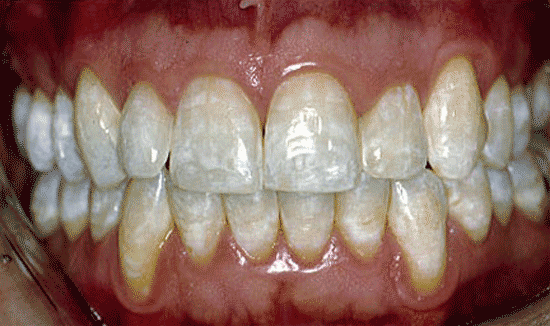
#> input picture 1.png, 550 x 326 px, found by its file name
$ jupyter execute cluster2.ipynb
#> lines starting #> are read from the running program, lines starting #| are printed output that depends on the picture
[cell 1]
import cv2
import numpy as np
import matplotlib.pyplot as plt
from sklearn.cluster import KMeans
import tqdm

[cell 2]
file_path = "1.png"
img = cv2.imread(file_path)
#> img is the input picture: shape (326, 550, 3); mean B, G, R 98, 107.5, 140.1
img = cv2.cvtColor(img, cv2.COLOR_BGR2RGB)

[cell 3]
print(img.shape)
#| (326, 550, 3)
width = img.shape[1]
#> width = 550
height = img.shape[0]
#> height = 326
channels = img.shape[2]
#> channels = 3

[cell 4]
img_arr = img.reshape([width * height, channels])

[cell 5]
print(img.shape, img_arr.shape)
#| (326, 550, 3) (179300, 3)

[cell 6]
n_clusters = list(range(2, 30 + 1, 1))
kmeans = []
inertias = []

[cell 7]
for i in tqdm.trange(len(n_clusters)):
    kmeans.append(KMeans(n_clusters = n_clusters[i],random_state = 42))
    kmeans[-1].fit(img_arr)
    inertias.append(kmeans[-1].inertia_)
#> after the loop, inertias = 29 values, max 541396485 at index 0, min 14797612 at index 28, mean 77628765.8; kmeans = 29 items

[cell 8]
plt.figure(figsize = [20, 5])
plt.subplot(1, 2, 1)
plt.plot(n_clusters, inertias, "-o")
plt.xlabel("$k$", fontsize = 14)
plt.ylabel("Inertia", fontsize = 14)
plt.grid(True)
plt.subplot(1, 2, 2)
plt.plot(n_clusters[:-1], np.diff(inertias), "-o")
plt.xlabel("$k$", fontsize = 14)
plt.ylabel("Change in inertia", fontsize = 14)
plt.grid(True)
plt.show()
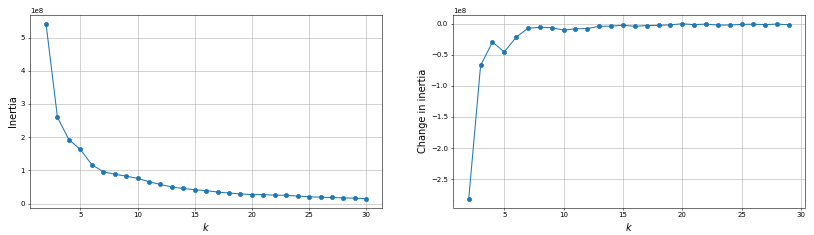
#> figure drawn by matplotlib, 2 panels; panel 1: curve peaks at x = 2, y = 541396485; panel 2: curve peaks at x = 20, y = -100223.5

[cell 9]
# Use 6 clusters in the K-means.
kmeans = KMeans(n_clusters = 7, random_state = 42)
kmeans.fit(img_arr)

[cell 10]
img_arr_kmeans = kmeans.cluster_centers_[kmeans.predict(img_arr)]
img_arr_kmeans = img_arr_kmeans.astype("uint8")

[cell 11]
print(img_arr_kmeans.shape)
#| (179300, 3)

[cell 12]
img_kmeans = img_arr_kmeans.reshape([height, width, channels])
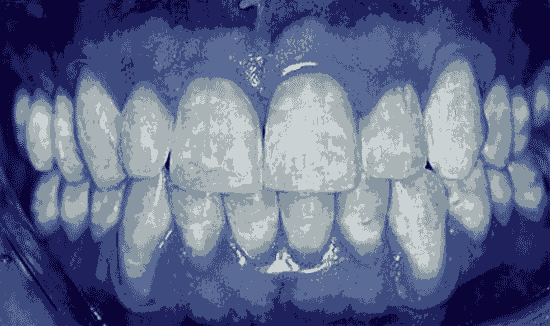
#> img_kmeans: shape (326, 550, 3); mean of channels 0, 1, 2 139.6, 107, 97.5; drawn as B, G, R

$ run again, with 2.png copied over 1.png
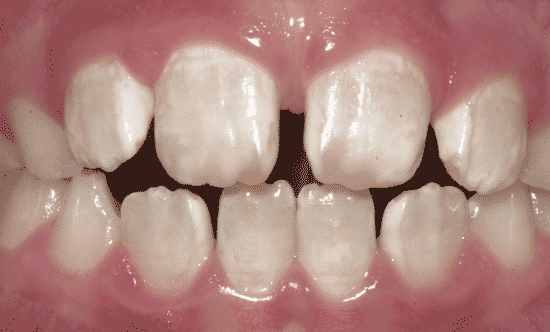
#> input picture 2.png, 550 x 332 px, found by its file name
#> img is the input picture: shape (332, 550, 3); mean B, G, R 128.4, 135.4, 175.9
#| (332, 550, 3)
#| (332, 550, 3) (182600, 3)
#> after the loop `for i in tqdm.trange(len(n_clusters)):`: inertias = 29 values, max 346504024.5 at index 0, min 232382 at index 28, mean 34227157.9; kmeans = 29 items
#> `plt.show()`:
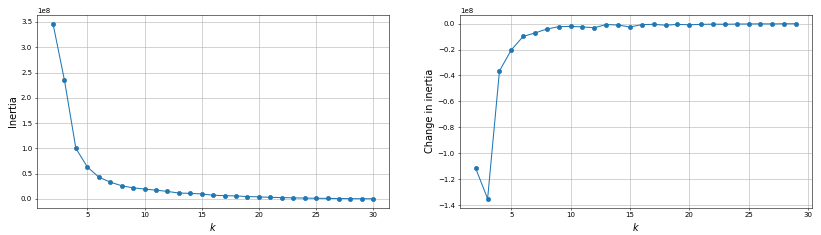
#> figure drawn by matplotlib, 2 panels; panel 1: curve peaks at x = 2, y = 346504024.5; panel 2: curve peaks at x = 29, y = -107913.7
#| (182600, 3)
#> `img_kmeans = img_arr_kmeans.reshape([height, width, channels])`:
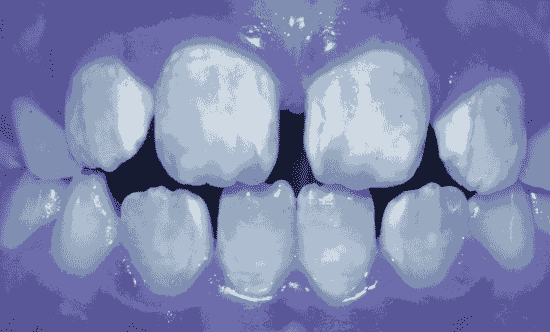
#> img_kmeans: shape (332, 550, 3); mean of channels 0, 1, 2 175.5, 135, 127.7; drawn as B, G, R

$ run again, with 3.png copied over 1.png
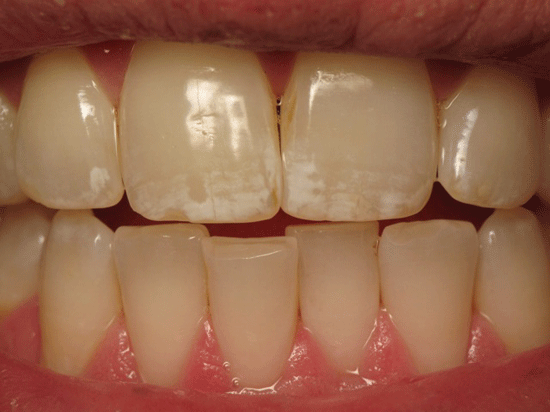
#> input picture 3.png, 550 x 412 px, found by its file name
#> img is the input picture: shape (412, 550, 3); mean B, G, R 76.5, 101.5, 150.3
#| (412, 550, 3)
#| (412, 550, 3) (226600, 3)
#> after the loop `for i in tqdm.trange(len(n_clusters)):`: inertias = 29 values, max 300332496.1 at index 0, min 14239637.2 at index 28, mean 51187224.5; kmeans = 29 items
#> `plt.show()`:
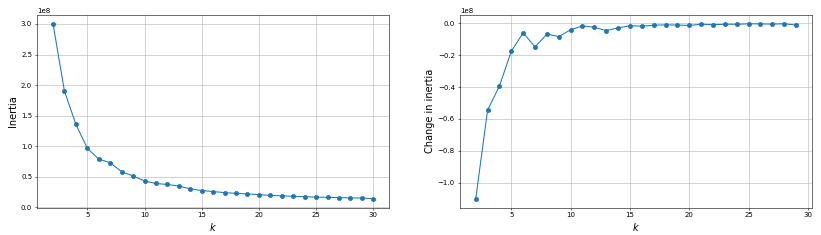
#> figure drawn by matplotlib, 2 panels; panel 1: curve peaks at x = 2, y = 300332496.1; panel 2: curve peaks at x = 28, y = -288043.9
#| (226600, 3)
#> `img_kmeans = img_arr_kmeans.reshape([height, width, channels])`:
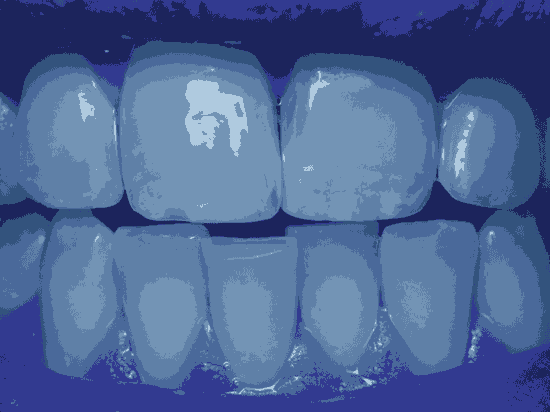
#> img_kmeans: shape (412, 550, 3); mean of channels 0, 1, 2 149.9, 101, 76.1; drawn as B, G, R

$ run again, with 4.png copied over 1.png
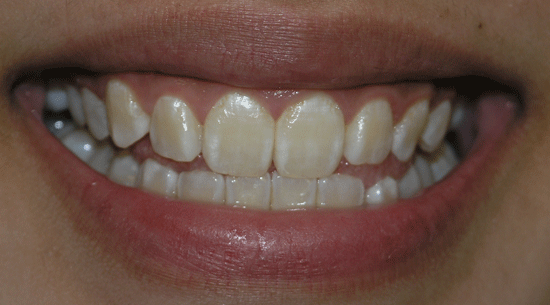
#> input picture 4.png, 550 x 305 px, found by its file name
#> img is the input picture: shape (305, 550, 3); mean B, G, R 69, 79.5, 106.5
#| (305, 550, 3)
#| (305, 550, 3) (167750, 3)
#> after the loop `for i in tqdm.trange(len(n_clusters)):`: inertias = 29 values, max 191533573.8 at index 0, min 9765517.4 at index 28, mean 30355330.5; kmeans = 29 items
#> `plt.show()`:
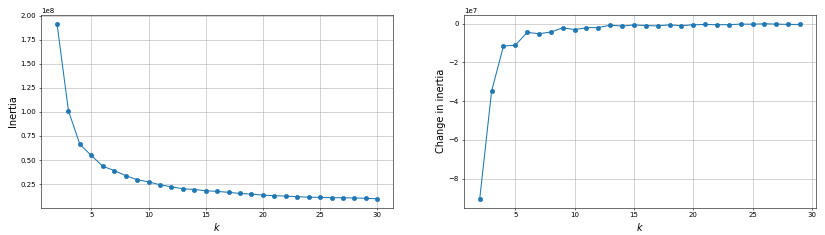
#> figure drawn by matplotlib, 2 panels; panel 1: curve peaks at x = 2, y = 191533573.8; panel 2: curve peaks at x = 26, y = -58614.9
#| (167750, 3)
#> `img_kmeans = img_arr_kmeans.reshape([height, width, channels])`:
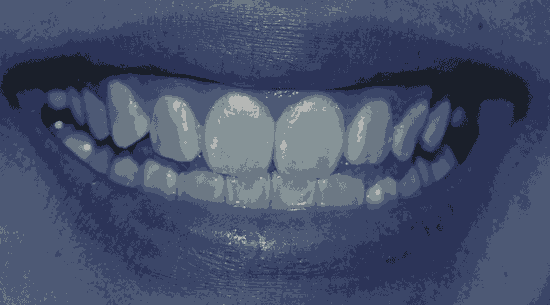
#> img_kmeans: shape (305, 550, 3); mean of channels 0, 1, 2 106, 78.9, 68.5; drawn as B, G, R
